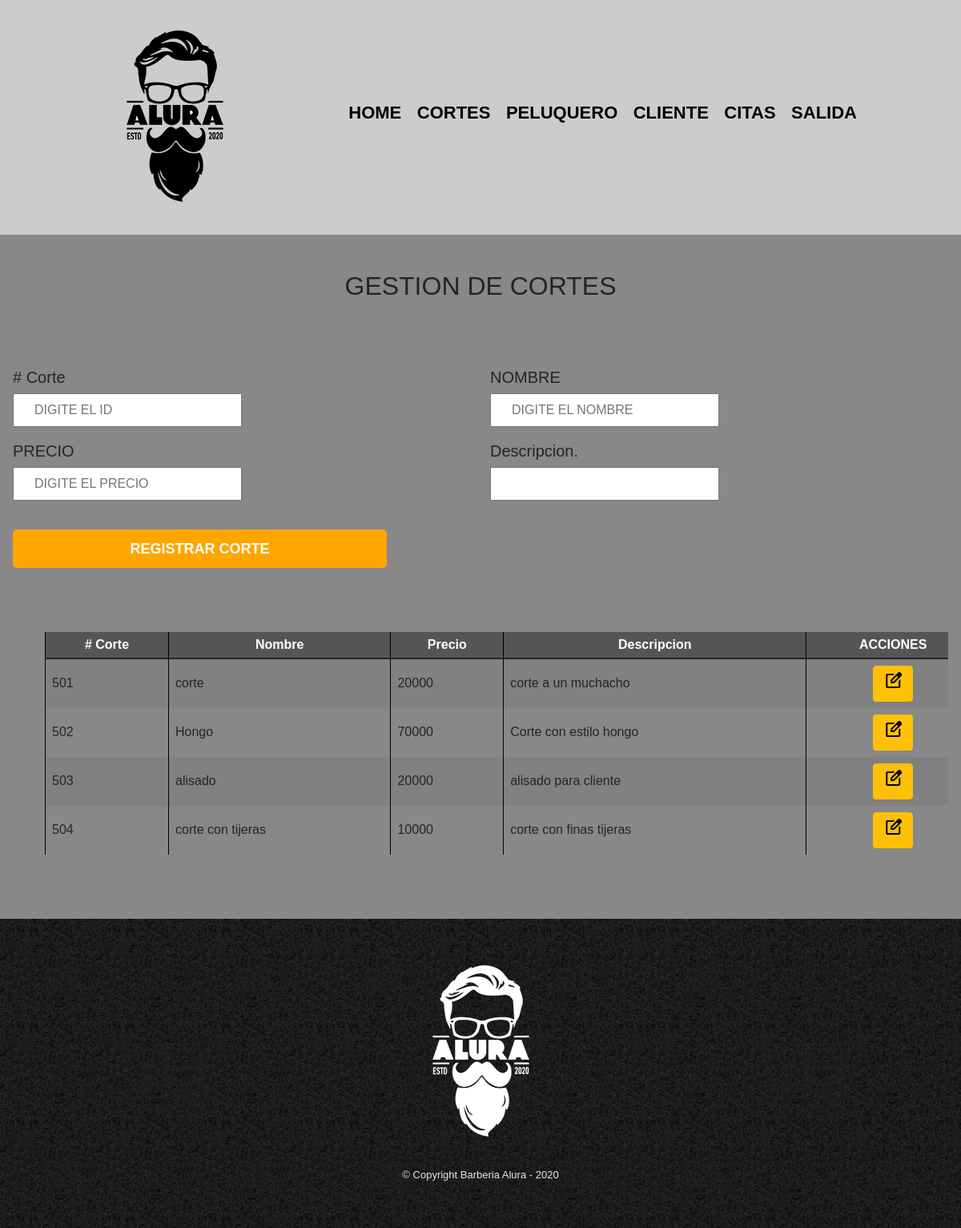
Page /Cortes/menuCor.php (signed in) on the committed database.
### tables this page shows
CREATE TABLE `cortes` (
  `id_Corte` int(11) NOT NULL,
  `nombre` varchar(50) NOT NULL,
  `precio` int(11) NOT NULL,
  `Descripcion` varchar(40) DEFAULT NULL
);

### Cortes/menuCor.php (the view, shortened to what this page needs)
<?php
include('../class/classCor.php');
if($_SESSION['usuario']){
?>
<!doctype html>
<html lang="es">
<head>
    <link rel="stylesheet" href="../bootstrap/css/bootstrap.min.css">
    <link rel="stylesheet" href="../sw/dist/sweetalert2.min.css">
    <link rel="stylesheet" href="../css/reset.css">
    <link rel="stylesheet" href="../css/style.css">
</head>
<body onload="limpiar();">
<header>
            <div class="caja">
                <h1><img src="../imagenes/logo.png"></h1>
                <nav>
                    <ul class="navegacion">
                        <li><a href=../index.php>Home</a></li>
                        <li><a href=../Cortes/menuCor.php>Cortes</a></li>
                        <li><a href=../Peluquero/menuP.php>Peluquero</a></li>
                        <li><a href=../Clientes/menuc.php>Cliente</a></li>
                        <li><a href=../Citas/menuCiA.php>Citas</a></li>
                        <li><a href=../salir.php>Salida</a></li>
                    </ul>
                </nav>
            </div>
        </header>
        <main>
        <section class="diferenciales">
        <h2 class="titulo-principal">GESTION DE CORTES</h2>
            <div class="card-body">
                <form name="form" action="insertCor.php" method="post">
                    <div class="row">
                        <div class="col-md-6">
                            <label for="id_Corte"># Corte</label>
                            <input type="number" name="id_Corte" class="input-padron" placeholder="DIGITE EL ID">
                        </div>
                        <div class="col-md-6">
                            <label for="nom">NOMBRE</label>
                            <input type="text" name="nombre" class="input-padron" placeholder="DIGITE EL NOMBRE">
                        </div>
                        <div class="col-md-6">
                            <label for="precio">PRECIO</label>
                            <input type="number" name="precio" class="input-padron" placeholder="DIGITE EL PRECIO">
                        </div>
                       <div class="col-md-6">
                            <label for="Desc">Descripcion.</label>
                            <input type="Text" name="Descripcion" class="input-padron">
                        </div>
                        <div class="col-md-12">
                            <br>
                            <input type="submit" class="enviar" value="REGISTRAR CORTE">
                        </div>
                </form>
            </div>
            <?php
$cort = new Cortes();
$reg=$cort->veralu();
?>
<div class="table-responsive">
    <table id="cort" class="table table-bordered table-striped">
        <thead>
            <tr align="center">
                <th># Corte</th>
                <th>Nombre</th>
                <th>Precio</th>
                <th>Descripcion</th>
                <th>ACCIONES</th>
                </tr>
</thead>
<tbody>
    <?php
    for($i=0;$i<count($reg);$i++){
       echo "<tr>
        <td>".$reg[$i]['id_Corte']."</td>
        <td>".$reg[$i]['nombre']."</td>
        <td>".$reg[$i]['precio']."</td>
        <td>".$reg[$i]['Descripcion']."</td>";
        ?>
        <td align='center'>
        <button class='btn btn-warning' onclick=window.location="./editarCor.php?id=<?php echo $reg[$i]['id_Corte'];?>">
        <span class="material-symbols-outlined">edit_square</span>
        </td>
        </tr>
    <?php
    }
    ?>
</tbody>
</table>
</div>
        </section>
        </main>
        <footer>
   <img src="../imagenes/logo-blanco.png" alt="Logo de la Barberia Alura">
   <p class="copyright">&copy Copyright Barberia Alura - 2020</p>
</footer>
</body>
</html>
<?php
}
?>

### css/style.css (style rules this page uses)
body { font-family: 'Montserrat', sans-serif; }
header { background-color: #CCCCCC; padding: 20px 0; }
.caja { width: 940px; position: relative; margin: 0 auto; }
nav { position: absolute; top: 110px; right: 0; }
nav li { display: inline; margin: 0 0 0 15px; }
nav a { text-transform: uppercase; color: #000000; font-weight: bold; font-size: 22px; text-decoration: none; }
footer { text-align: center; background: url(../imagenes/bg.jpg); padding: 40px; }
.copyright { color: #fefe; font-size: 13px; margin: 20px; }
form { margin: 40px 0; }
form label, form legend { display: block; font-size: 20px; margin: 0 0 10px; }
.input-padron { display: block; margin: 0 0 20px; padding: 10px 25px; width: 50%; }
.enviar { width: 40%; padding: 15px 0; font-size: 18px; font-weight: bold; color: white; background: orange; border: none; border-radius: 5px; transition: 1s all; cursor: pointer; }
table { margin: 40px 40px; }
thead { background: #555555; color: white; font-weight: bold; }
td, th { border: 1px solid #000000; padding: 8px; }
.titulo-principal { text-align: center; font-size: 2em; margin: 0 0 1em; clear: left; }
.diferenciales { padding: 3em 0; background: #888888; }

### rows in the picture
cortes: id_Corte "501", nombre "corte", precio "20000", Descripcion "corte a un muchacho"
cortes: id_Corte "502", nombre "Hongo", precio "70000", Descripcion "Corte con estilo hongo"
cortes: id_Corte "503", nombre "alisado", precio "20000", Descripcion "alisado para cliente"
cortes: id_Corte "504", nombre "corte con tijeras", precio "10000", Descripcion "corte con finas tijeras"
